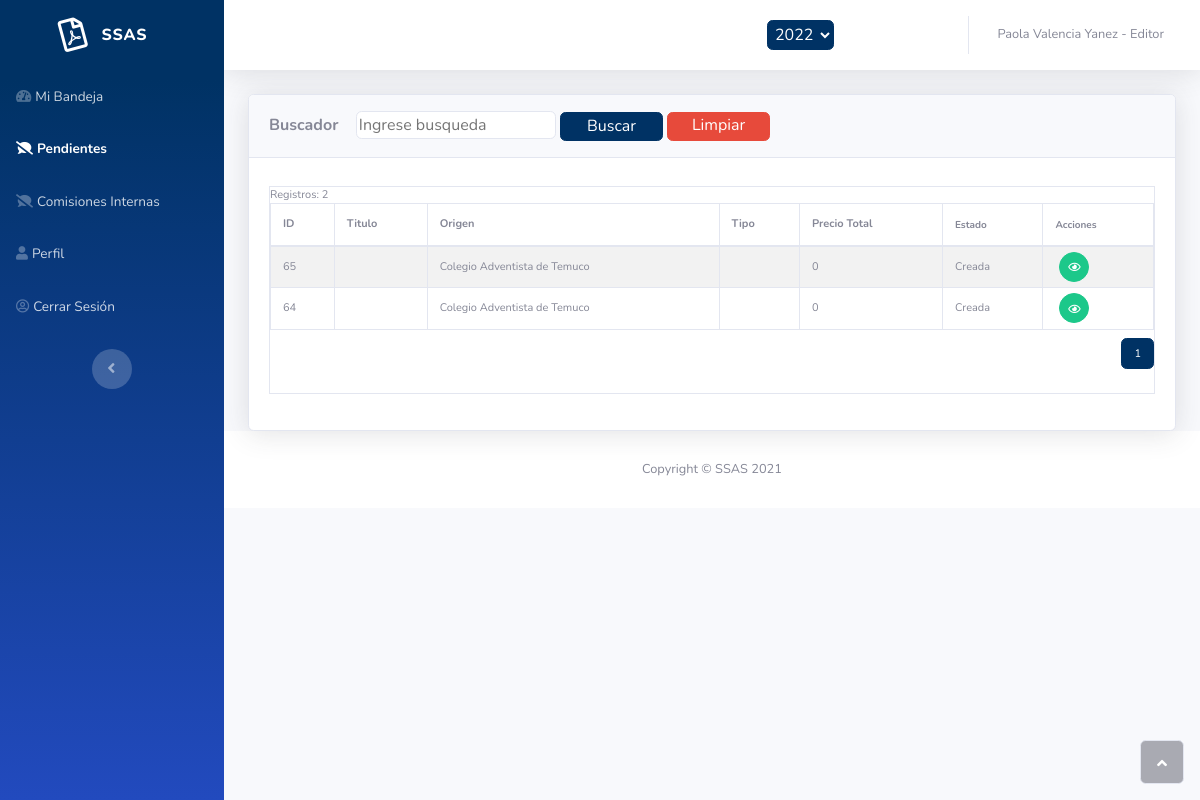
/Editor/solicitudes-pendientes.php (signed in), run on the app's committed database.
### tables this page shows
CREATE TABLE `solicitudes` (
  `id` int(11) NOT NULL,
  `rut_creador` varchar(20) NOT NULL,
  `rbd_colegio` varchar(20) NOT NULL,
  `tipo` varchar(12) NOT NULL,
  `titulo` varchar(100) NOT NULL,
  `justificacion` varchar(500) NOT NULL,
  `precio_total` int(11) DEFAULT NULL,
  `id_estado_actual` int(11) NOT NULL,
  `fecha_hora` datetime NOT NULL DEFAULT CURRENT_TIMESTAMP,
  `voto_interno` varchar(20) DEFAULT NULL,
  `fecha_voto_interno` date DEFAULT NULL
);

CREATE TABLE `colegios` (
  `rbd` varchar(20) NOT NULL,
  `rut_fundacion` varchar(20) NOT NULL,
  `nombre` varchar(100) NOT NULL,
  `direccion` varchar(100) NOT NULL
);

CREATE TABLE `estados` (
  `id` int(11) NOT NULL,
  `nombre` varchar(50) NOT NULL
);

### Editor/solicitudes-pendientes.php (the view, shortened to what this page needs)
<?php
if (isset($_SESSION['user_rut'])){
    if ($_SESSION["id_rol"] == '4'){
        $userName=$_SESSION["name"];
        $schoolRbd=$_SESSION['rbd_colegio'];
        $connection=connection();
    }else{
        echo "No estas autorizad@ para ingresar al perfil de Director";
    }
}else{
    echo "<script>alert('No se detecta su sesión, por favor inicie sesión');</script>";
    header("Location: ../inicio_sesion.php");
}
?>
<!DOCTYPE html>
<html>
<head>
    <link rel="stylesheet" href="../assets/bootstrap/css/bootstrap.min.css">
    <link rel="stylesheet" href="../assets/fonts/fontawesome-all.min.css">
    <link rel="stylesheet" type="text/css" href="../assets/alertifyjs/css/alertify.css">
    <link rel="stylesheet" type="text/css" href="../assets/alertifyjs/css/themes/default.css">
</head>
<body id="page-top">
    <div id="wrapper">
        <nav class="navbar navbar-dark align-items-start sidebar sidebar-dark accordion bg-gradient-primary p-0" style="background-color: rgb(0,50,100);">
            <div class="container-fluid d-flex flex-column p-0">
                <a class="navbar-brand d-flex justify-content-center align-items-center sidebar-brand m-0" href="#">
                    <div class="sidebar-brand-icon rotate-n-15"><i class="far fa-file-pdf"></i></div>
                    <div class="sidebar-brand-text mx-3"><span>SSAS</span></div>
                </a>
                <ul class="nav navbar-nav text-light" id="accordionSidebar">
                    <li class="nav-item"><a class="nav-link" href="inicio.php"><i class="fas fa-tachometer-alt"></i><span>Mi Bandeja</span></a></li>
                    <li class="nav-item"><a class="nav-link active" href="solicitudes-pendientes.php"><i class="fas fa-comment-slash"></i><span>Pendientes</span></a></li>
                    <li class="nav-item"><a class="nav-link" href="comision-interna.php"><i class="fas fa-comment-slash"></i><span>Comisiones Internas</span></a></li>
                    <li class="nav-item"><a class="nav-link" href="perfil.php"><i class="fas fa-user"></i><span>Perfil</span></a></li>
                    <li class="nav-item"><a class="nav-link" href="../inicio_sesion.php"><i class="far fa-user-circle"></i><span>Cerrar Sesión</span></a></li>
                </ul>
                <div class="text-center d-none d-md-inline"><button class="btn rounded-circle border-0" id="sidebarToggle" type="button"></button></div>
            </div>
        </nav>
        <div class="d-flex flex-column" id="content-wrapper">
            <div id="content">
                <nav class="navbar navbar-light navbar-expand bg-white shadow mb-4 topbar static-top">
                    <div class="container-fluid"><button class="btn btn-link d-md-none rounded-circle mr-3" id="sidebarToggleTop" type="button"><i class="fas fa-bars"></i></button>
                        <div class="btn-group" style="height: 30px;font-size: 10px;padding: 0px;margin: 0px;">
                            <select class="btn btn-primary" name="yearFilter" id="yearFilter" type="button" style="padding: 3px;">
                                <option value="2022">2022</option>
                            </select>
                        </div>
                    <ul class="nav navbar-nav flex-nowrap ml-auto">
                        <li class="nav-item dropdown no-arrow">
                            <div class="nav-item dropdown no-arrow">
                                <a class="dropdown-toggle nav-link" data-toggle="dropdown" aria-expanded="false" href="#"><span class="d-none d-lg-inline mr-2 text-gray-600 small"><?php echo $userName;?> - Editor</span></a>
                            </div>
                        </li>
                    </ul>
            </div>
            </nav>
            <div class="container-fluid" style="margin: 0px;">
                <div class="card shadow">
                    <form action="solicitudes-pendientes.php" method="post">
                    <div class="card-header py-3"><strong>Buscador&nbsp; &nbsp;&nbsp;</strong><input class="border rounded" type="text" placeholder="Ingrese busqueda" name="busqueda" value="<?php if(isset($_REQUEST["busqueda"])){echo $_REQUEST["busqueda"]; }?>">
                    <input class="btn btn-primary" type="submit" style="margin: 0px;padding: 0px;height: 29px;width: 103px;" value="Buscar">
                    <a class="btn btn-danger" href="solicitudes-pendientes.php" style="margin: 0px;padding: 0px;height: 29px;width: 103px;">Limpiar</a>
                    </div>
                    </form>
                    <div class="card-body">
                        <div class="table-responsive table-bordered table mt-2" id="dataTable" role="grid" aria-describedby="dataTable_info" style="font-size: 11px;height: auto;width: auto;">
                                        <table class="table table-striped table-bordered dataTable my-0" id="dataTable">
                                            <thead>
                                                <tr>
                                                    <th>ID</th>
                                                    <th>Titulo</th>
                                                    <th>Origen</th>
                                                    <th>Tipo</th>
                                                    <th>Precio Total</th>
                                                    <th style="font-size: 10px;">Estado</th>
                                                    <th style="font-size: 10px;">Acciones</th>
                                                </tr>
                                            </thead>
                                            <?php
                                                $sql1="SELECT solicitudes.id, solicitudes.titulo, solicitudes.tipo, solicitudes.precio_total, estados.nombre as estado_actual,
                                                colegios.nombre as nombre_colegio FROM solicitudes INNER JOIN colegios on colegios.rbd=solicitudes.rbd_colegio
                                                INNER JOIN estados on solicitudes.id_estado_actual=estados.id WHERE solicitudes.id_estado_actual = 1 and solicitudes.rbd_colegio='$schoolRbd' ";
                                                if (isset($_REQUEST['busqueda'])){
                                                    $search=$_REQUEST["busqueda"];
                                                    $sql1=$sql1." and solicitudes.titulo LIKE '%$search%' or solicitudes.id='$search'";
                                                }else{
                                                    $search="";
                                                }
                                                $sql1=$sql1." ORDER BY solicitudes.id DESC ";
                                                $result1 = mysqli_query($connection,$sql1);
                                                $num_rows_sql1=mysqli_num_rows($result1);
                                                echo "<br>";
                                                $regs_per_page= 15 ;
                                                if(empty($_GET['pagina'])){
                                                    $pagina=1;
                                                }else{
                                                    $pagina=$_GET['pagina'];
                                                }
                                                $from=($pagina-1) * $regs_per_page;
                                                $total_pages = ceil($num_rows_sql1/$regs_per_page);
                                                $sql2=$sql1." LIMIT $from,$regs_per_page";
                                                $result2 = mysqli_query($connection,$sql2);
                                                $num_rows_sql2= mysqli_num_rows($result2);
                                                if($num_rows_sql2>0){
                                                    while ($row=mysqli_fetch_array($result2)){
                                                        ?>
                                                        <tr>
                                                            <td><?php echo $row["id"];?></td>
                                                            <td><?php echo $row["titulo"];?></td>
                                                            <td><?php echo $row["nombre_colegio"];?></td>
                                                            <td><?php echo $row["tipo"];?></td>
                                                            <td><?php echo number_format($row["precio_total"],0,',','.')?></td>                                                            <td><?php echo $row["estado_actual"];?></td>
                                                            <td><a class="btn btn-success btn-circle ml-1" role="button" style="font-size: 11px;width: 30px;height: 30px;margin: -8px;" href="solicitud.php?numero=<?php echo $row["id"];?>"><i class="far fa-eye text-white"></i></a></td>
                                                        </tr>
                                                <?php
                                                    }
                                                }
                                                ?>
                                        </table>
                                        <?php
                                        if ($num_rows_sql1!=0){
                                        ?>
                                        <nav class="d-lg-flex justify-content-lg-end dataTables_paginate paging_simple_numbers my-2">
                                            <ul class="pagination">
                                               <?php
                                                    for($i=1; $i<=$total_pages; $i++){
                                                        if($i==$pagina){
                                                            echo '<li class="page-item active"><a class="page-link">'.$i.'</a></li>';
                                                        }else{
                                                            echo '<li class="page-item"><a class="page-link" href="?pagina='.$i.'&'.$search.'">'.$i.'</a></li>';
                                                        }
                                                    }
                                                ?>
                                            </ul>
                                        </nav>
                                        <?php
                                        }
                                        ?>
                                        </div>
                                </div>
            </div>
        </div>
        <footer class="bg-white sticky-footer">
            <div class="container my-auto">
                <div class="text-center my-auto copyright"><span>Copyright © SSAS 2021</span></div>
            </div>
        </footer>
    </div><a class="border rounded d-inline scroll-to-top" href="#page-top"><i class="fas fa-angle-up"></i></a></div>
</body>
</html>

### data on the page
solicitudes: id "65", rbd_colegio.nombre "Colegio Adventista de Temuco", precio_total "0", id_estado_actual.nombre "Creada"
solicitudes: id "64", rbd_colegio.nombre "Colegio Adventista de Temuco", precio_total "0", id_estado_actual.nombre "Creada"

### other printed values
$userName "Paola Valencia Yanez"
